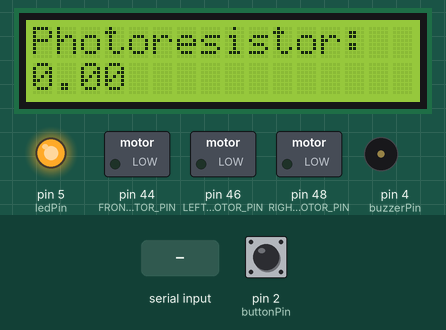
Recording of a sketch running on a simulated Arduino Mega 2560, built with avr-gcc and run on an emulated ATmega2560. On the bench: 16×2 character LCD, switched loads named in the sketch (green lamp = pin HIGH), output pins drawn as LEDs (lit = HIGH), buzzer (waves = sounding, pin HIGH). Inputs (shaded band) come from the test bench; at power-on: pin 2 (buttonPin) HIGH. No radio packets arrive unless stated; what the sketch prints to the serial monitor is not drawn.

Above: at 1.2 s.
1.3 s: pin 2 (buttonPin) pulled LOW for 0.15 s
At 2.1 s:
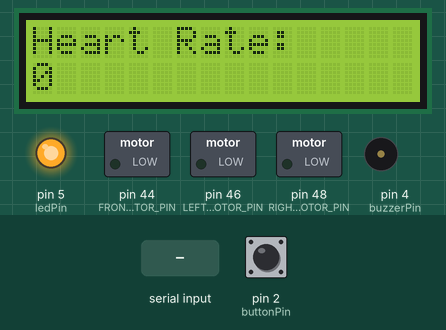
3.0 s: "d" received over Serial
At 3.2 s:
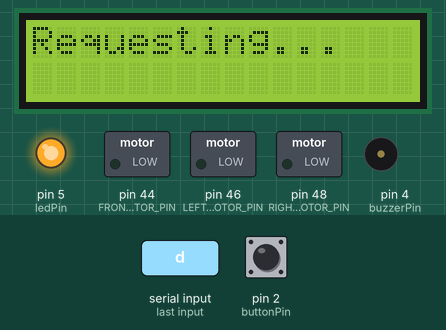
4.8 s: pin 2 (buttonPin) pulled LOW for 0.15 s
At 6.1 s:
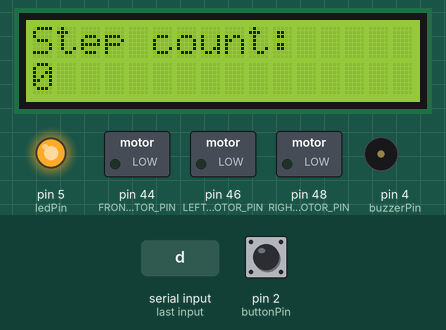
6.4 s: pin 2 (buttonPin) pulled LOW for 0.15 s
At 7.4 s:
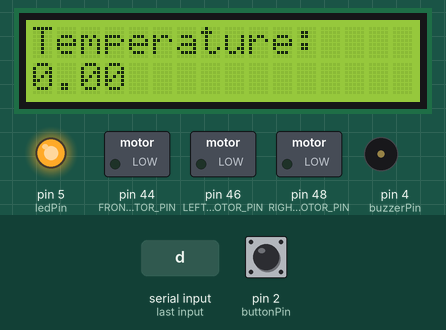
8.1 s: pin 2 (buttonPin) pulled LOW for 0.15 s
At 8.7 s:
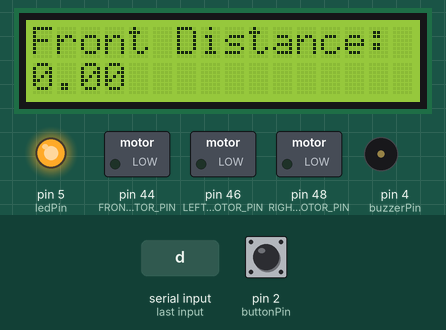
9.7 s: pin 2 (buttonPin) pulled LOW for 0.15 s
At 11.2 s:
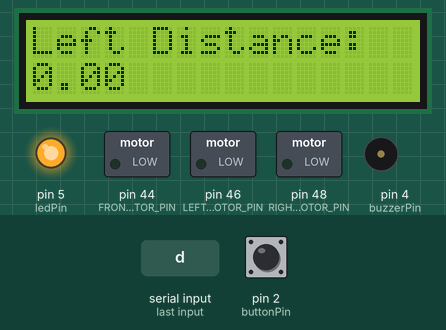
Timing chart, 0 to 12.3 s (numbered marks = the images above; inputs shaded):
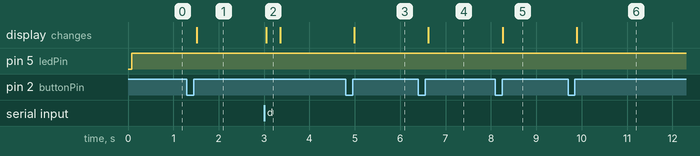

Measured:
- after the input at 1.3 s, the display: changes after 0.22 s (image 1)
- after the input at 3.0 s, the display: changes after 0.05 s (image 2)
- after the input at 4.8 s, the display: changes after 0.19 s (image 3)
- after the input at 6.4 s, the display: changes after 0.22 s (image 4)
- after the input at 8.1 s, the display: changes after 0.16 s (image 5)
- after the input at 9.7 s, the display: changes after 0.19 s (image 6)

The sketch:

mega.ino
```cpp
#include <LiquidCrystal.h>          //the liquid crystal library contains commands for printing to the display
#include <nRF24L01.h>
#include <RF24.h>

#define REQUEST_HOLD_TIME 1000    // hold down the button this many milliseconds to request data
#define ALERT_DISTANCE 3.0       // distance when buzzer and vibration motor will go off

int msgRecievedCount = 0;

// struct for data transfer between devices
struct SensorData {
  float photoData;
  int BPM;
  int stepData;
  float temperatureData;
  float USDistance_Front;
  float USDistance_Left;
  float USDistance_Right;
};

// Define pins
RF24 radio(36,38);          // CE, CSN
const byte address[6] = "00001";
LiquidCrystal lcd(12, 11, 10, 9, 8, 7);
const int buttonPin = 2;   // Arduino pin connected to button's pin
const int ledPin = 5;       // Arduino pin connected to button's pin
const int buzzerPin = 4;    // Arduino pin connected to buzzer's pin
const int FRONT_MOTOR_PIN = 44;
const int LEFT_MOTOR_PIN = 46;
const int RIGHT_MOTOR_PIN = 48;

const byte requestByte = 1;
const String labelArray[] = {"Photoresistor: ", "Heart Rate: ", "Step count: ", "Temperature: ", "Front Distance: ", "Left Distance: ", "Right Distance: "};


int sensorToReport;
bool toReport = false;
bool toRequest = false;
unsigned long buttonDownTime = 0;
unsigned long buttonUpTime = 0;
bool buttonClick = false;
int displayIndex = 0;     //0 for AQI, 1 for photoresistor, 2 for distance
SensorData sensorData;
bool buttonIsUp = true;
bool indexChanged = false;
bool isDark = false;
bool isClose = false;
bool frontIsClose = false;
bool leftIsClose = false;
bool rightIsClose = false;

void setup() {
  Serial.begin(9600);
  Serial.println("started ... ");
  lcd.begin(16, 2);                 //tell the lcd library that we are using a display that is 16 characters wide and 2 characters high
  lcd.clear();                      //clear the display
  pinMode(buttonPin, INPUT_PULLUP);       // set arduino pin to input pull-up mode
  attachInterrupt(digitalPinToInterrupt(buttonPin), buttonChange, CHANGE);
  pinMode(ledPin, OUTPUT);              //set pin 5 as an output that can be set to HIGH or LOW
  pinMode(buzzerPin, OUTPUT);              //set pin 4 as an output that can be set to HIGH or LOW

  radio.begin();                  //Starting the Wireless communication
  //radio.openWritingPipe(address); //Setting the address where we will send the data
  radio.openReadingPipe(0, address);
  radio.setPALevel(RF24_PA_MIN);  //You can set it as minimum or maximum depending on the distance between the transmitter and receiver.
  radio.startListening();          //This sets the module as transmitter

  displayDataOnLCD(displayIndex);
  pinMode(FRONT_MOTOR_PIN, OUTPUT);
  pinMode(RIGHT_MOTOR_PIN, OUTPUT);
  pinMode(LEFT_MOTOR_PIN, OUTPUT);
}

void loop() {

  // if keyboard inputs d or D, request new data
  if (Serial.available()) {
    char inputChar = Serial.read();
    if (inputChar == 'd' || inputChar == 'D') {
      toRequest = true;
    }
  }

  if (toRequest) {                          // request new data from peripheral
    Serial.println("requesting..");
    radio.write(&requestByte, sizeof(byte));
    noInterrupts();
    toRequest = false;
    interrupts();
    lcd.clear();
    lcd.setCursor(0, 0);
    lcd.print("Requesting...");
    delay(300);
    displayDataOnLCD(displayIndex);
  }

  // read sensor information from peripheral
  if (radio.available()) {
    //SensorData temp;
    //int tempint;
    noInterrupts();
    radio.read(&sensorData, sizeof(SensorData));
    interrupts();
    displayDataOnLCD(displayIndex);

    Serial.print("Message Recieved Count: ");
    Serial.println(msgRecievedCount++);

    Serial.print("  Photoresistor: ");
    Serial.println(sensorData.photoData);

    Serial.print("  BPM : ");
    Serial.println(sensorData.BPM);

    Serial.print("  Step count: ");
    Serial.println(sensorData.stepData);

    Serial.print("  Temperature: ");
    Serial.println(sensorData.temperatureData);

    Serial.print("  Distance Front : ");
    Serial.println(sensorData.USDistance_Front);

    Serial.print("  Distance Left : ");
    Serial.println(sensorData.USDistance_Left);

    Serial.print("  Distance Right: ");
    Serial.println(sensorData.USDistance_Right);

    Serial.println("");
  }

  if (sensorData.photoData < 500) {
    isDark = true;
  } else {
    isDark = false;
  }

  if(isDark) {
    digitalWrite(ledPin, HIGH);
  } else {
    digitalWrite(ledPin, LOW);
  }

  if (sensorData.USDistance_Front < ALERT_DISTANCE && sensorData.USDistance_Front > 0) {
    isClose = true;
    frontIsClose = true;
    digitalWrite(FRONT_MOTOR_PIN, HIGH);
  } else {
    frontIsClose = false;
    digitalWrite(FRONT_MOTOR_PIN, LOW);
  }

  if (sensorData.USDistance_Left < ALERT_DISTANCE && sensorData.USDistance_Left > 0) {
    isClose = true;
    leftIsClose = true;
    digitalWrite(LEFT_MOTOR_PIN, HIGH);
  } else {
    leftIsClose = false;
    digitalWrite(LEFT_MOTOR_PIN, LOW);
  }

  if (sensorData.USDistance_Right < ALERT_DISTANCE && sensorData.USDistance_Right > 0) {
    isClose = true;
    rightIsClose = true;
    digitalWrite(RIGHT_MOTOR_PIN, HIGH);
  } else {
    rightIsClose = false;
    digitalWrite(RIGHT_MOTOR_PIN, LOW);
  }

  if (!(frontIsClose || leftIsClose || rightIsClose)) {
    isClose = false;
  }

  if(isClose) {
    digitalWrite(buzzerPin, HIGH);
  } else {
    digitalWrite(buzzerPin, LOW);
  }

  // if a button click happened and is not processed yet
  if (buttonClick) {
    Serial.println("button clicked");
    //processButtonEvent();
    buttonClick = false;
  }

  //ON DEMAND SENSOR DATA COLLECTION
  if (toReport) {

    Serial.print("Photoresistor: ");
    Serial.println(sensorData.photoData);
    Serial.print("BPM: ");
    Serial.println(sensorData.BPM);
    Serial.print("Step count: ");
    Serial.println(sensorData.stepData);
    Serial.print("Temperature: ");
    Serial.println(sensorData.temperatureData);
    Serial.print("Front Distance: ");
    Serial.println(sensorData.USDistance_Front);
    Serial.print("Left Distance: ");
    Serial.println(sensorData.USDistance_Left);
    Serial.print("Right Distance: ");
    Serial.println(sensorData.USDistance_Right);

    toReport = false;
  }

  if (indexChanged) {
    displayDataOnLCD(displayIndex);
    indexChanged = false;
  }

  delay(100);
}

void displayDataOnLCD(int index) {
  lcd.clear();
  lcd.setCursor(0, 0);              //set the cursor to the 0,0 position (top left corner)
  lcd.print(labelArray[displayIndex]);

  lcd.setCursor(0, 1);              //move the cursor to the first space of the bottom row
  switch (displayIndex) {
    case 0:
      lcd.print(sensorData.photoData);
      break;
    case 1:
      lcd.print(sensorData.BPM);
      break;
    case 2:
      lcd.print(sensorData.stepData);
      break;
    case 3:
      lcd.print(sensorData.temperatureData);
      break;
    case 4:
      lcd.print(sensorData.USDistance_Front);
      break;
    case 5:
      lcd.print(sensorData.USDistance_Left);
      break;
    case 6:
      lcd.print(sensorData.USDistance_Right);
      break;
  }
}

void buttonChange() {
  noInterrupts();
  if (buttonIsUp) {
    buttonIsUp = false;
    buttonDownTime = millis();
  } else {
    buttonClick = true;
    buttonIsUp = true;
    long buttonDuration = millis() - buttonDownTime;
    if (buttonDuration >= REQUEST_HOLD_TIME) {
      toRequest = true;
    } else {
      ++displayIndex;
      if (displayIndex > 6) {
        displayIndex = 0;
      }
      indexChanged = true;
    }
  }
  interrupts();
}
```
